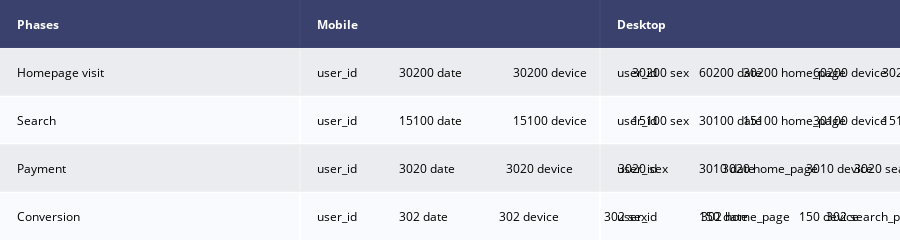

Notebook code cell kept with this figure:
### Code cell
table = ff.create_table(df_device)
iplot(table)

### Figure 1 — Plotly figure (JSON) as saved in the notebook; plotly's stock layout.template omitted (floating-point values rounded to 4 significant figures)
{"data": [{"colorscale": [[0, "#00083e"], [0.5, "#ededee"], [1, "#ffffff"]], "hoverinfo": "none", "opacity": 0.75, "showscale": false, "type": "heatmap", "z": [[0, 0, 0], [0.5, 0.5, 0.5], [1, 1, 1], [0.5, 0.5, 0.5], [1, 1, 1]]}], "layout": {"annotations": [{"align": "left", "font": {"color": "#ffffff"}, "showarrow": false, "text": "<b>Phases</b>", "x": -0.45, "xanchor": "left", "xref": "x", "y": 0, "yref": "y"}, {"align": "left", "font": {"color": "#ffffff"}, "showarrow": false, "text": "<b>Mobile</b>", "x": 0.55, "xanchor": "left", "xref": "x", "y": 0, "yref": "y"}, {"align": "left", "font": {"color": "#ffffff"}, "showarrow": false, "text": "<b>Desktop</b>", "x": 1.55, "xanchor": "left", "xref": "x", "y": 0, "yref": "y"}, {"align": "left", "font": {"color": "#000000"}, "showarrow": false, "text": "Homepage visit", "x": -0.45, "xanchor": "left", "xref": "x", "y": 1, "yref": "y"}, {"align": "left", "font": {"color": "#000000"}, "showarrow": false, "text": "user_id              30200\ndate                 30200\ndevice               30200\nsex                  30200\nhome_page            30200\nsearch_page          15100\npayment_page          3020\nconfirmation_page      302\ndtype: int64", "x": 0.55, "xanchor": "left", "xref": "x", "y": 1, "yref": "y"}, {"align": "left", "font": {"color": "#000000"}, "showarrow": false, "text": "user_id              60200\ndate                 60200\ndevice               60200\nsex                  60200\nhome_page            60200\nsearch_page          30100\npayment_page          3010\nconfirmation_page      150\ndtype: int64", "x": 1.55, "xanchor": "left", "xref": "x", "y": 1, "yref": "y"}, {"align": "left", "font": {"color": "#000000"}, "showarrow": false, "text": "Search", "x": -0.45, "xanchor": "left", "xref": "x", "y": 2, "yref": "y"}, {"align": "left", "font": {"color": "#000000"}, "showarrow": false, "text": "user_id              15100\ndate                 15100\ndevice               15100\nsex                  15100\nhome_page            15100\nsearch_page          15100\npayment_page          3020\nconfirmation_page      302\ndtype: int64", "x": 0.55, "xanchor": "left", "xref": "x", "y": 2, "yref": "y"}, {"align": "left", "font": {"color": "#000000"}, "showarrow": false, "text": "user_id              30100\ndate                 30100\ndevice               30100\nsex                  30100\nhome_page            30100\nsearch_page          30100\npayment_page          3010\nconfirmation_page      150\ndtype: int64", "x": 1.55, "xanchor": "left", "xref": "x", "y": 2, "yref": "y"}, {"align": "left", "font": {"color": "#000000"}, "showarrow": false, "text": "Payment", "x": -0.45, "xanchor": "left", "xref": "x", "y": 3, "yref": "y"}, {"align": "left", "font": {"color": "#000000"}, "showarrow": false, "text": "user_id              3020\ndate                 3020\ndevice               3020\nsex                  3020\nhome_page            3020\nsearch_page          3020\npayment_page         3020\nconfirmation_page     302\ndtype: int64", "x": 0.55, "xanchor": "left", "xref": "x", "y": 3, "yref": "y"}, {"align": "left", "font": {"color": "#000000"}, "showarrow": false, "text": "user_id              3010\ndate                 3010\ndevice               3010\nsex                  3010\nhome_page            3010\nsearch_page          3010\npayment_page         3010\nconfirmation_page     150\ndtype: int64", "x": 1.55, "xanchor": "left", "xref": "x", "y": 3, "yref": "y"}, {"align": "left", "font": {"color": "#000000"}, "showarrow": false, "text": "Conversion", "x": -0.45, "xanchor": "left", "xref": "x", "y": 4, "yref": "y"}, {"align": "left", "font": {"color": "#000000"}, "showarrow": false, "text": "user_id              302\ndate                 302\ndevice               302\nsex                  302\nhome_page            302\nsearch_page          302\npayment_page         302\nconfirmation_page    302\ndtype: int64", "x": 0.55, "xanchor": "left", "xref": "x", "y": 4, "yref": "y"}, {"align": "left", "font": {"color": "#000000"}, "showarrow": false, "text": "user_id              150\ndate                 150\ndevice               150\nsex                  150\nhome_page            150\nsearch_page          150\npayment_page         150\nconfirmation_page    150\ndtype: int64", "x": 1.55, "xanchor": "left", "xref": "x", "y": 4, "yref": "y"}], "height": 200, "margin": {"b": 0, "l": 0, "r": 0, "t": 0}, "xaxis": {"dtick": 1, "gridwidth": 2, "showticklabels": false, "tick0": -0.5, "ticks": "", "zeroline": false}, "yaxis": {"autorange": "reversed", "dtick": 1, "gridwidth": 2, "showticklabels": false, "tick0": 0.5, "ticks": "", "zeroline": false}}}
